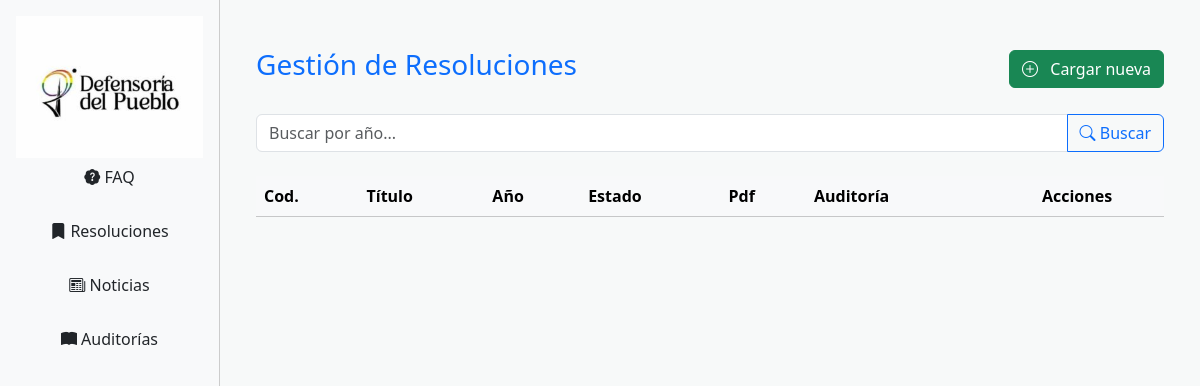
/principal/index.php?vista=resoluciones, run on an earlier commit of the app's database.
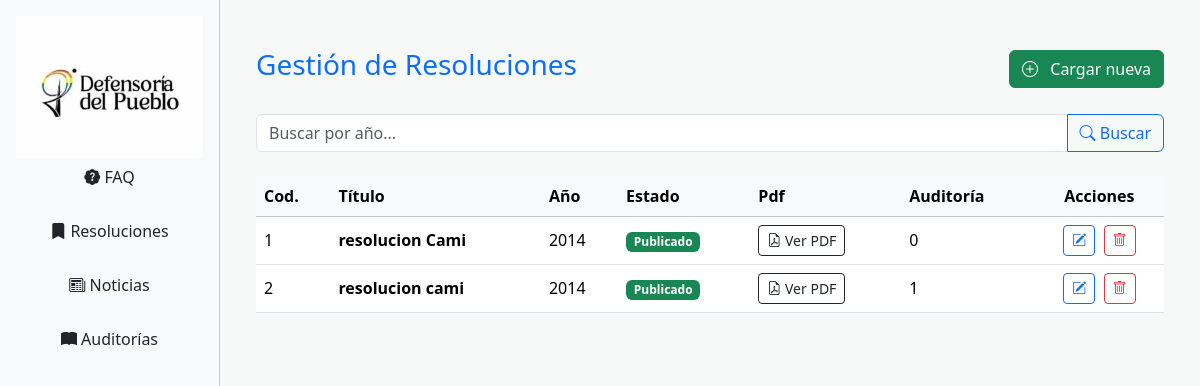
And on a later commit of the database.
### tables this page shows
CREATE TABLE `resoluciones` (
  `resolucion_id` int(10) UNSIGNED NOT NULL,
  `estado` tinyint(4) NOT NULL,
  `auditoria_id` int(11) NOT NULL,
  `Anio` year(4) NOT NULL,
  `Titulo` varchar(50) NOT NULL,
  `pdf` varchar(255) NOT NULL
);

### vistas/resoluciones/resoluciones.php (the view, shortened to what this page needs)
<?php
include_once "../plantilla/head2.php";
$sql = "SELECT * FROM resoluciones ORDER BY Anio DESC";
$resultado = mysqli_query($link, $sql);
?>
<div class="container py-4">
    <div class="d-flex justify-content-between align-items-center mb-4">
        <h3 class="text-primary">Gestión de Resoluciones</h3>
        <a href="cargar_resolucion.php" class="btn btn-success"><i class="bi bi-plus-circle me-2"></i> Cargar nueva</a>
    </div>
    <form class="input-group mb-4" method="GET" action="">
        <input class="form-control" name="anio" type="search" placeholder="Buscar por año..." aria-label="Buscar por año">
        <button class="btn btn-outline-primary" type="submit"><i class="bi bi-search"></i> Buscar</button>
    </form>
    <div class="table-responsive">
        <table class="table table-hover align-middle">
            <thead class="table-light">
                <tr>
                    <th>Cod.</th>
                    <th>Título</th>
                    <th>Año</th>
                    <th>Estado</th>
                    <th>Pdf</th>
                    <th>Auditoría</th>
                    <th class="text-center">Acciones</th>
                </tr>
            </thead>
            <tbody>
                <?php while ($row = mysqli_fetch_assoc($resultado)): ?>
                    <tr>
                        <td><?= $row['resolucion_id'] ?></td>
                        <td><strong><?= $row['Titulo'] ?></strong></td>
                        <td><?= $row['Anio'] ?></td>
                        <td>
                            <span class="badge <?= $row['estado'] == 1 ? 'bg-success' : 'bg-secondary' ?>">
                                <?= $row['estado'] == 1 ? 'Publicado' : 'No publicado' ?>
                            </span>
                        </td>
                        <td>
                            <a href="../pdfs/<?= $row['pdf'] ?>" target="_blank" class="btn btn-sm btn-outline-dark">
                                <i class="bi bi-file-earmark-pdf"></i> Ver PDF
                            </a>
                        </td>
                        <td><?= $row['auditoria_id'] ?></td>
                        <td class="text-center">
                            <a href="editar_resolucion.php?id=<?= $row['resolucion_id'] ?>" class="btn btn-sm btn-outline-primary me-1">
                                <i class="bi bi-pencil-square"></i>
                            </a>
                            <a href="eliminar_resolucion.php?id=<?= $row['resolucion_id'] ?>" class="btn btn-sm btn-outline-danger" onclick="return confirm('¿Eliminar esta resolución?')">
                                <i class="bi bi-trash"></i>
                            </a>
                        </td>
                    </tr>
                <?php endwhile; ?>
            </tbody>
        </table>
    </div>
</div>
</body>
</html>

### plantilla/head2.php (shortened to what this page needs)
<!DOCTYPE html>
<html lang="es">
<head>
    <link href="https://cdn.jsdelivr.net/npm/bootstrap@5.3.6/dist/css/bootstrap.min.css" rel="stylesheet">
    <link rel="stylesheet" href="https://cdn.jsdelivr.net/npm/bootstrap-icons/font/bootstrap-icons.css">
    <link rel="stylesheet" href="../plantilla//style.css">
</head>
<body>

### principal/index.php (shortened to what this page needs)
<?php
include("../plantilla/head2.php");
$vista = isset($_GET['vista']) ? $_GET['vista'] : 'principal';
?>
<div class="d-flex">
    <nav class="d-flex flex-column bg-light p-3" style="width: 220px; min-height: 100vh; border-right: 1px solid #ccc;">
        <img src="../plantilla/logo_viejo.png" alt="Logo Defensoría" />
        <a href="?vista=faq" class="btn btn-clean mb-3"><i class="bi bi-patch-question-fill"></i>&nbsp;FAQ</a>
        <a href="?vista=resoluciones" class="btn btn-clean mb-3"><i class="bi bi-bookmark-fill"></i>&nbsp;Resoluciones</a>
        <a href="?vista=noticias" class="btn btn-clean mb-3"><i class="bi bi-newspaper"></i>&nbsp;Noticias</a>
        <a href="?vista=auditorias" class="btn btn-clean mb-3"><i class="bi bi-book-fill"></i>&nbsp;Auditorías</a>
    </nav>
    <main class="flex-grow-1 p-4">
        <?php
        $archivo = "../vistas/$vista/" . $vista . ".php";
        if (file_exists($archivo)) {
            include($archivo);
        } else {
            echo "<h4>Vista no encontrada</h4>";
        }
        ?>

### plantilla/style.css (style rules this page uses)
html, body { margin: 0; background-color: #f7f9f9; display: flex; flex-direction: column; height: 100%; }
main { flex: 1; }
h1, h2, h3, h4, h5 { color: inherit; }

What changed in the data, as far as the page shows it:
added resoluciones: resolucion_id "1", Titulo "resolucion Cami", Anio "2014", estado "Publicado", auditoria "0"
added resoluciones: resolucion_id "2", Titulo "resolucion cami", Anio "2014", estado "Publicado", auditoria "1"
